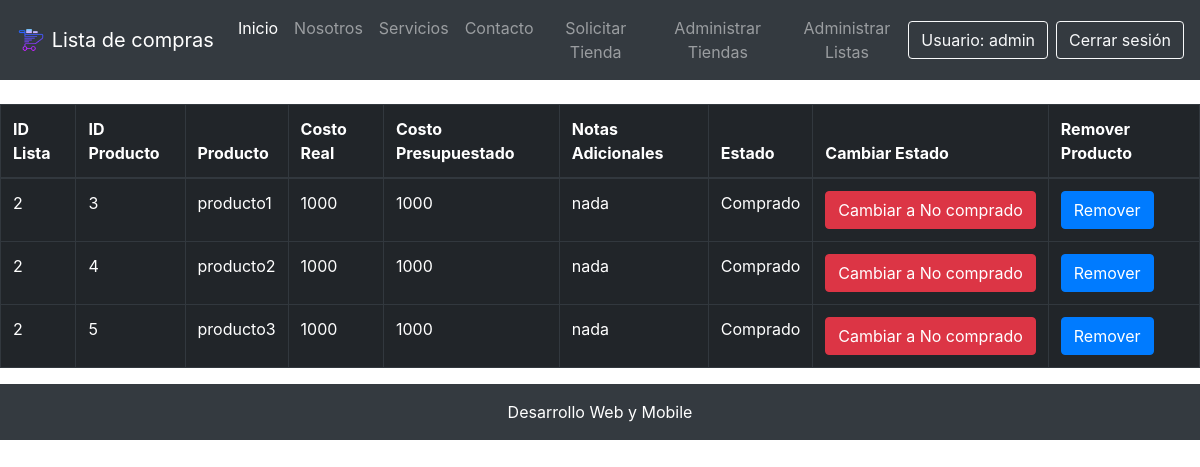
The app's page /listar-productos/2/ (signed in), older data.
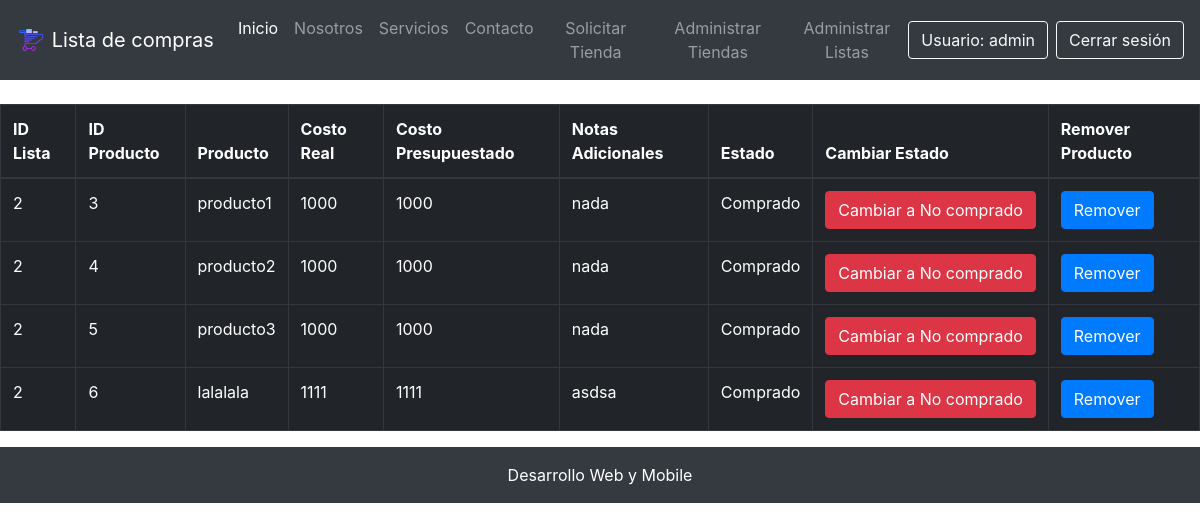
The same page, newer data.
### core/models.py (models this page shows, shortened)
class Producto(models.Model):
    nombre = models.CharField(max_length=50)
    costo_real = models.IntegerField(verbose_name="Costo Real")
    costo_presupuestado = models.IntegerField(verbose_name="Costo Presupuestado")
    notas_adicionales = models.CharField( max_length=200, verbose_name="Notas Adicionales")
    estadoProducto = models.ForeignKey(EstadoProducto, on_delete=models.CASCADE, verbose_name="Estado Producto")
    lista = models.ForeignKey(Lista, on_delete=models.CASCADE)
    tienda = models.ForeignKey(Tienda, on_delete=models.CASCADE)

class Lista(models.Model):
    usuario = models.ForeignKey(User, on_delete=models.CASCADE, verbose_name="Nombre Usuario")
    nombre_lista = models.CharField(max_length=30 ,verbose_name="Nombre Lista")
    total_productos_agregados = models.IntegerField(verbose_name="Productos Agregados")
    total_productos_comprados = models.IntegerField(verbose_name="Productos Comprados")
    costo_total_presupuestado = models.IntegerField(verbose_name="Total Presupuestado")
    costo_total_real = models.IntegerField(verbose_name="Total Real")
    estadoLista = models.ForeignKey(EstadoLista, on_delete=models.CASCADE, verbose_name="Estado Lista")

class EstadoProducto(models.Model):
    nombre = models.CharField(max_length=30, verbose_name="Estado Producto")

### core/views.py (the view)
# urls.py: path('listar-productos/<id>/', listar_productos, name="listar_productos"),
@login_required
def listar_productos(request, id):
    productos = Producto.objects.filter(lista=id)
    return render(request, 'core/listar_productos.html', {
        'productos': productos
    })

### core/templates/core/listar_productos.html
{% extends 'core/base.html' %}
{% load static %}
{% block contenido %}
<br>
<div class="table-responsive">
    <table class="table table-dark table-bordered table-hover table-condensed">
        <tr>
            <thead>
                <th>ID Lista</th>
                <th>ID Producto</th>
                <th>Producto</th>
                <th>Costo Real</th>
                <th>Costo Presupuestado</th>
                <th>Notas Adicionales</th>
                <th>Estado</th>
                <th>Cambiar Estado</th>
                <th>Remover Producto</th>
            </thead>
        </tr>
        <tbody>
            {% for p in productos %}
            <tr>
                <td>{{ p.lista.id }}</td>
                <td>{{ p.id }}</td>
                <td>{{ p.nombre }}</td>
                <td>{{ p.costo_real }}</td>
                <td>{{ p.costo_presupuestado }}</td>
                <td>{{ p.notas_adicionales }}</td>
                <td>{{ p.estadoProducto.nombre }}</td>
                <td>
                    {% if p.estadoProducto.id == 2 %}
                    <a href="{% url 'estado_comprado' p.id %}" class="btn btn-success">Cambiar a comprado</a>
                    {% else %}
                    <a href="{% url 'estado_nocomprado' p.id %}" class="btn btn-danger">Cambiar a No comprado</a>
                    {% endif %}
                </td>
                <td>
                    <a href="{% url 'eliminar_producto' p.id %}" class="btn btn-primary">Remover</a>
                </td>
            </tr>
            {% endfor %}
        </tbody>
    </table>
</div>
{% endblock contenido %}

Row changes from the older to the newer data that the page shows:
added Producto: lista.id "2", id "6", nombre "lalalala", costo_real "1111", costo_presupuestado "1111", notas_adicionales "asdsa", estadoProducto.nombre "Comprado", shows "Cambiar a No comprado"
